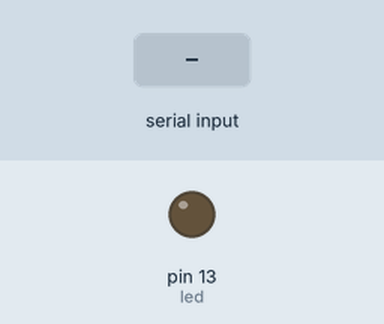
Bench run of a sketch on a simulated Arduino Uno, built with avr-gcc and run on an emulated ATmega328P. Shown: output pins drawn as LEDs (lit = HIGH). The test bench sets the inputs (shaded band).

Above: at 1.2 s.
1.3 s: "1" received over Serial
At 1.9 s:
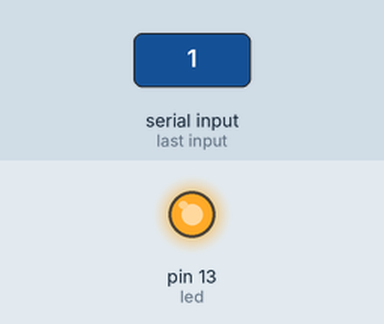
2.8 s: "0" received over Serial
At 3.1 s:
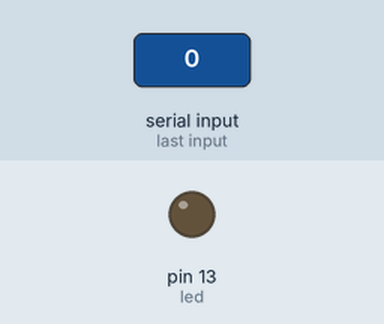
Timing chart, 0 to 5.8 s (numbered marks = the images above; inputs shaded):
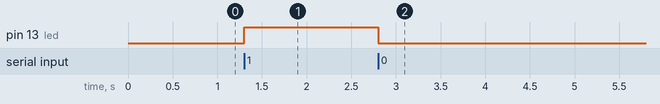

The sketch:

e_user_to_control_the_LED_connected_to_pin_13_of_the_Arduino.ino
```cpp
int led=13;
char sms;
void setup() {
  Serial.begin(9600);
  pinMode(led,OUTPUT);


}

void loop() {
 if( Serial.available() != 0)
 {
  sms = Serial.read();
 }
 if(sms == '1')
 {
  digitalWrite(led,HIGH);
 }
 if(sms == '0')
 {
  digitalWrite(led,LOW);
 }


}
```

Measured:
- after the input at 1.3 s, pin 13 (led): LOW → HIGH at once
- after the input at 2.8 s, pin 13 (led): HIGH → LOW at once
